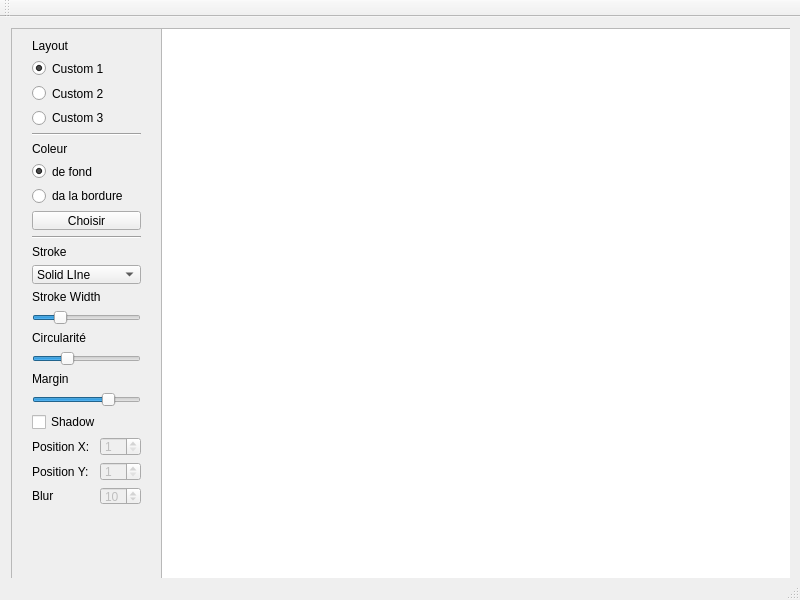
<?xml version="1.0" encoding="UTF-8"?>
<ui version="4.0">
 <class>MainWindow</class>
 <widget class="QMainWindow" name="MainWindow">
  <property name="geometry">
   <rect>
    <x>0</x>
    <y>0</y>
    <width>800</width>
    <height>600</height>
   </rect>
  </property>
  <property name="sizePolicy">
   <sizepolicy hsizetype="Fixed" vsizetype="Fixed">
    <horstretch>0</horstretch>
    <verstretch>0</verstretch>
   </sizepolicy>
  </property>
  <property name="minimumSize">
   <size>
    <width>800</width>
    <height>600</height>
   </size>
  </property>
  <property name="maximumSize">
   <size>
    <width>800</width>
    <height>600</height>
   </size>
  </property>
  <property name="windowTitle">
   <string>MainWindow</string>
  </property>
  <widget class="QWidget" name="centralWidget">
   <widget class="QWidget" name="horizontalLayoutWidget">
    <property name="geometry">
     <rect>
      <x>0</x>
      <y>0</y>
      <width>801</width>
      <height>802</height>
     </rect>
    </property>
    <layout class="QHBoxLayout" name="horizontalLayout">
     <item>
      <widget class="QFrame" name="frame">
       <property name="minimumSize">
        <size>
         <width>150</width>
         <height>800</height>
        </size>
       </property>
       <property name="frameShape">
        <enum>QFrame::StyledPanel</enum>
       </property>
       <property name="frameShadow">
        <enum>QFrame::Raised</enum>
       </property>
       <widget class="QWidget" name="verticalLayoutWidget">
        <property name="geometry">
         <rect>
          <x>10</x>
          <y>0</y>
          <width>131</width>
          <height>489</height>
         </rect>
        </property>
        <layout class="QVBoxLayout" name="verticalLayout">
         <item>
          <widget class="QLabel" name="label">
           <property name="text">
            <string>Layout</string>
           </property>
          </widget>
         </item>
         <item>
          <widget class="QRadioButton" name="radioButton">
           <property name="text">
            <string>Custom 1</string>
           </property>
           <property name="checked">
            <bool>true</bool>
           </property>
           <property name="autoExclusive">
            <bool>true</bool>
           </property>
           <attribute name="buttonGroup">
            <string notr="true">buttonGroup</string>
           </attribute>
          </widget>
         </item>
         <item>
          <widget class="QRadioButton" name="radioButton_2">
           <property name="text">
            <string>Custom 2</string>
           </property>
           <attribute name="buttonGroup">
            <string notr="true">buttonGroup</string>
           </attribute>
          </widget>
         </item>
         <item>
          <widget class="QRadioButton" name="radioButton_3">
           <property name="text">
            <string>Custom 3</string>
           </property>
           <attribute name="buttonGroup">
            <string notr="true">buttonGroup</string>
           </attribute>
          </widget>
         </item>
         <item>
          <widget class="Line" name="line">
           <property name="orientation">
            <enum>Qt::Horizontal</enum>
           </property>
          </widget>
         </item>
         <item>
          <widget class="QLabel" name="label_2">
           <property name="text">
            <string>Coleur</string>
           </property>
          </widget>
         </item>
         <item>
          <widget class="QRadioButton" name="radioButton_color_fond">
           <property name="text">
            <string>de fond</string>
           </property>
           <property name="checked">
            <bool>true</bool>
           </property>
           <attribute name="buttonGroup">
            <string notr="true">buttonGroup_2</string>
           </attribute>
          </widget>
         </item>
         <item>
          <widget class="QRadioButton" name="radioButton_5">
           <property name="text">
            <string>da la bordure</string>
           </property>
           <attribute name="buttonGroup">
            <string notr="true">buttonGroup_2</string>
           </attribute>
          </widget>
         </item>
         <item>
          <widget class="QPushButton" name="pushButton">
           <property name="text">
            <string>Choisir</string>
           </property>
          </widget>
         </item>
         <item>
          <widget class="Line" name="line_2">
           <property name="orientation">
            <enum>Qt::Horizontal</enum>
           </property>
          </widget>
         </item>
         <item>
          <widget class="QLabel" name="label_9">
           <property name="text">
            <string>Stroke</string>
           </property>
          </widget>
         </item>
         <item>
          <widget class="QComboBox" name="comboBox">
           <item>
            <property name="text">
             <string>Solid LIne</string>
            </property>
           </item>
           <item>
            <property name="text">
             <string>Dash Line</string>
            </property>
           </item>
           <item>
            <property name="text">
             <string>Dot Line</string>
            </property>
           </item>
           <item>
            <property name="text">
             <string>Dash Dot Line</string>
            </property>
           </item>
           <item>
            <property name="text">
             <string>Dash Dot Dot Line</string>
            </property>
           </item>
          </widget>
         </item>
         <item>
          <widget class="QLabel" name="label_5">
           <property name="text">
            <string>Stroke Width</string>
           </property>
          </widget>
         </item>
         <item>
          <widget class="QSlider" name="horizontalSlider_3">
           <property name="minimum">
            <number>1</number>
           </property>
           <property name="maximum">
            <number>10</number>
           </property>
           <property name="pageStep">
            <number>1</number>
           </property>
           <property name="sliderPosition">
            <number>3</number>
           </property>
           <property name="orientation">
            <enum>Qt::Horizontal</enum>
           </property>
          </widget>
         </item>
         <item>
          <widget class="QLabel" name="label_3">
           <property name="text">
            <string>Сircularité</string>
           </property>
          </widget>
         </item>
         <item>
          <widget class="QSlider" name="horizontalSlider">
           <property name="value">
            <number>30</number>
           </property>
           <property name="orientation">
            <enum>Qt::Horizontal</enum>
           </property>
          </widget>
         </item>
         <item>
          <widget class="QLabel" name="label_4">
           <property name="text">
            <string>Margin</string>
           </property>
          </widget>
         </item>
         <item>
          <widget class="QSlider" name="horizontalSlider_2">
           <property name="minimum">
            <number>1</number>
           </property>
           <property name="maximum">
            <number>20</number>
           </property>
           <property name="pageStep">
            <number>1</number>
           </property>
           <property name="value">
            <number>15</number>
           </property>
           <property name="orientation">
            <enum>Qt::Horizontal</enum>
           </property>
          </widget>
         </item>
         <item>
          <widget class="QCheckBox" name="checkBox">
           <property name="text">
            <string>Shadow</string>
           </property>
          </widget>
         </item>
         <item>
          <layout class="QHBoxLayout" name="horizontalLayout_2">
           <item>
            <widget class="QLabel" name="label_6">
             <property name="sizePolicy">
              <sizepolicy hsizetype="Minimum" vsizetype="Preferred">
               <horstretch>0</horstretch>
               <verstretch>0</verstretch>
              </sizepolicy>
             </property>
             <property name="text">
              <string>Position X:</string>
             </property>
            </widget>
           </item>
           <item>
            <widget class="QSpinBox" name="spinBox">
             <property name="enabled">
              <bool>false</bool>
             </property>
             <property name="sizePolicy">
              <sizepolicy hsizetype="Maximum" vsizetype="Fixed">
               <horstretch>0</horstretch>
               <verstretch>0</verstretch>
              </sizepolicy>
             </property>
             <property name="minimum">
              <number>1</number>
             </property>
            </widget>
           </item>
          </layout>
         </item>
         <item>
          <layout class="QHBoxLayout" name="horizontalLayout_4">
           <item>
            <widget class="QLabel" name="label_7">
             <property name="sizePolicy">
              <sizepolicy hsizetype="Minimum" vsizetype="Preferred">
               <horstretch>0</horstretch>
               <verstretch>0</verstretch>
              </sizepolicy>
             </property>
             <property name="text">
              <string>Position Y:</string>
             </property>
            </widget>
           </item>
           <item>
            <widget class="QSpinBox" name="spinBox_2">
             <property name="enabled">
              <bool>false</bool>
             </property>
             <property name="sizePolicy">
              <sizepolicy hsizetype="Maximum" vsizetype="Fixed">
               <horstretch>0</horstretch>
               <verstretch>0</verstretch>
              </sizepolicy>
             </property>
             <property name="minimum">
              <number>1</number>
             </property>
            </widget>
           </item>
          </layout>
         </item>
         <item>
          <layout class="QHBoxLayout" name="horizontalLayout_6">
           <item>
            <widget class="QLabel" name="label_8">
             <property name="sizePolicy">
              <sizepolicy hsizetype="Minimum" vsizetype="Preferred">
               <horstretch>0</horstretch>
               <verstretch>0</verstretch>
              </sizepolicy>
             </property>
             <property name="text">
              <string>Blur </string>
             </property>
            </widget>
           </item>
           <item>
            <widget class="QSpinBox" name="spinBox_3">
             <property name="enabled">
              <bool>false</bool>
             </property>
             <property name="sizePolicy">
              <sizepolicy hsizetype="Maximum" vsizetype="Fixed">
               <horstretch>0</horstretch>
               <verstretch>0</verstretch>
              </sizepolicy>
             </property>
             <property name="minimum">
              <number>1</number>
             </property>
             <property name="value">
              <number>10</number>
             </property>
            </widget>
           </item>
          </layout>
         </item>
        </layout>
       </widget>
       <widget class="QGraphicsView" name="graphicsView">
        <property name="geometry">
         <rect>
          <x>150</x>
          <y>0</y>
          <width>641</width>
          <height>561</height>
         </rect>
        </property>
        <property name="sizePolicy">
         <sizepolicy hsizetype="Maximum" vsizetype="Maximum">
          <horstretch>0</horstretch>
          <verstretch>0</verstretch>
         </sizepolicy>
        </property>
       </widget>
      </widget>
     </item>
    </layout>
   </widget>
  </widget>
  <widget class="QMenuBar" name="menuBar">
   <property name="geometry">
    <rect>
     <x>0</x>
     <y>0</y>
     <width>800</width>
     <height>21</height>
    </rect>
   </property>
  </widget>
  <widget class="QToolBar" name="mainToolBar">
   <attribute name="toolBarArea">
    <enum>TopToolBarArea</enum>
   </attribute>
   <attribute name="toolBarBreak">
    <bool>false</bool>
   </attribute>
  </widget>
  <widget class="QStatusBar" name="statusBar"/>
 </widget>
 <layoutdefault spacing="6" margin="11"/>
 <resources/>
 <connections/>
 <buttongroups>
  <buttongroup name="buttonGroup_2"/>
  <buttongroup name="buttonGroup"/>
 </buttongroups>
</ui>
